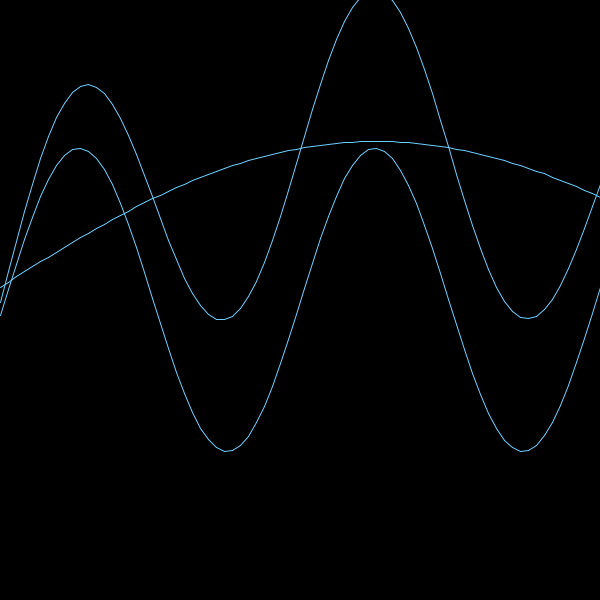
Frame 1 (no input)
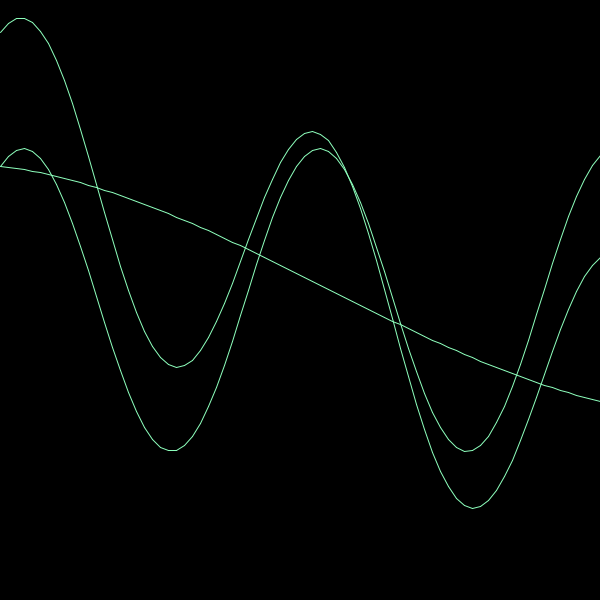
Frame 60 (the mouse pressed at the canvas centre just before this capture)
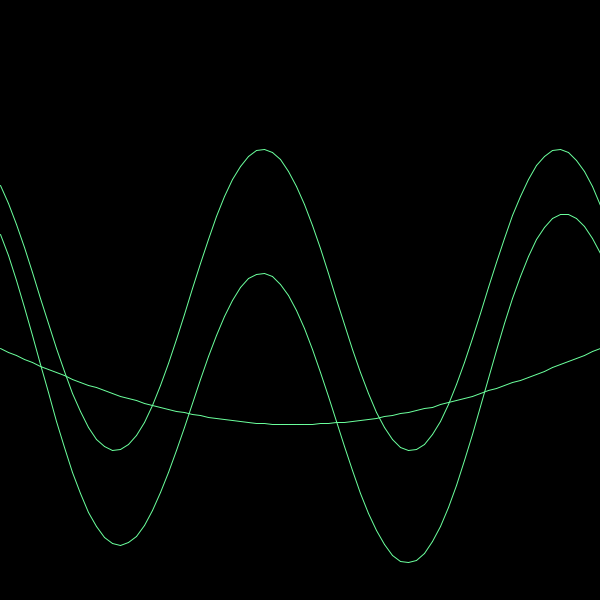
Frame 120 (the mouse held since frame 60 and released just before this capture)

The Processing sketch that drew these frames (run headless with seeded random() and noise(); from frame 60 on, the mouse is pressed at the canvas centre):

// Processing sketch: sineidk
// ── sineidk.pde
float[] y1 = new float[120];
float[] y2 = new float[120];
float theta2 = .19;
float theta1 = .02;
void setup() {
 size(600, 600);
 background(0);
 frameRate(120);
}
void draw() {
  //fill(1, 5);
  //rect(0, 0, 600, 600);
  background(0);
  stroke(map(noise(theta2*2), 0, 1, 0, 255), 
         map(noise(theta1*2), .5, 1, 255, 0), 
         map(noise(frameCount*.1), 0, .5, 0, 255));

  bigCurve();
  smallCurve();
  for(int i = 0; i < y1.length-1; i++) {
    line(i*8, height/2+y1[i]+y2[i], (i+1)*8,height/2+y1[i+1]+y2[i+1]);
   // line(i*8, height/2+y1[i]*-1+y2[i]*-1, (i+1)*8, height/2+-1*y1[i+1]+y2[i+1]*-1);
   // line(i*8, height/2+y1[i]*-1+y2[i], (i+1)*8, height/2+-1*y1[i+1]+y2[i+1]);
   // line(i*8, height/2+y1[i]+y2[i]*-1, (i+1)*8, height/2+y1[i+1]+y2[i+1]*-1);
    line(i*8, height/2+y1[i], (i+1)*8, height/2+y1[i+1]);
    line(i*8, height/2+y2[i], (i+1)*8, height/2+y2[i+1]);
  }
  
}

void bigCurve() {
  theta1+=.02;
  float dx1 = theta1;
  for(int i = 0; i < y1.length; i++) {
    y1[i] = noise(theta1*.01)*250*sin(3+dx1);
    dx1+=.17;
  }
  
}

void smallCurve() {
  theta2+=.029;
  float dx2 = theta2;
  for(int i = 0; i < y2.length; i++) {
    y2[i] = noise(theta2*.1+i*.001+frameCount*.001)*275*sin(3+dx2);
    dx2+=.031;
  }
  
}
